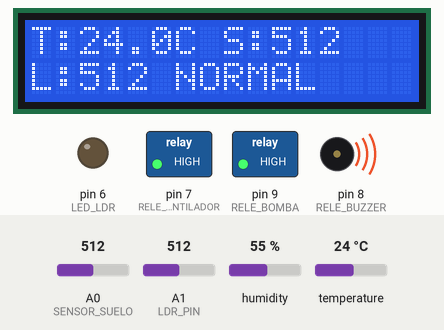
Recording of a sketch running on a simulated Arduino Uno, built with avr-gcc and run on an emulated ATmega328P. Shown: 16×2 character LCD, switched loads named in the sketch (green lamp = pin HIGH), output pins drawn as LEDs (lit = HIGH), buzzer (waves = sounding, pin HIGH). Inputs (shaded band) come from the test bench; at power-on: temperature 24 °C, A0 (SENSOR_SUELO) = 512, A1 (LDR_PIN) = 512, humidity 55 %. What the sketch prints to the serial monitor is not drawn.

Above: at 3.2 s.
3.3 s: temperature set to 20.3 °C
At 5.4 s:
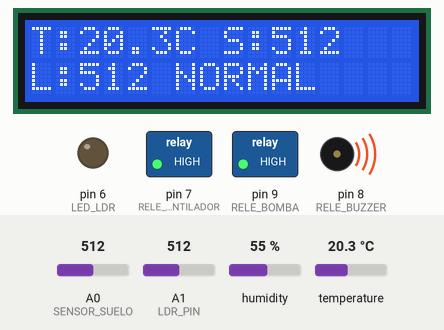
5.9 s: temperature set to 19.1 °C
At 8.2 s:
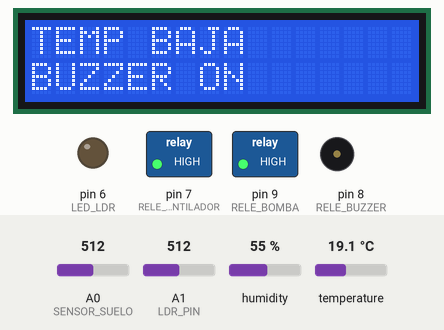
10.9 s: A0 (SENSOR_SUELO) set to 690
At 12.1 s:
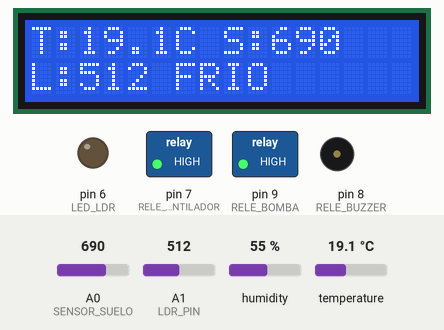
12.4 s: A0 (SENSOR_SUELO) set to 708
At 13.8 s:
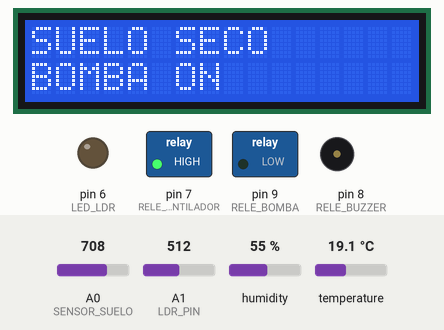
16.5 s: A1 (LDR_PIN) set to 72
At 17.5 s:
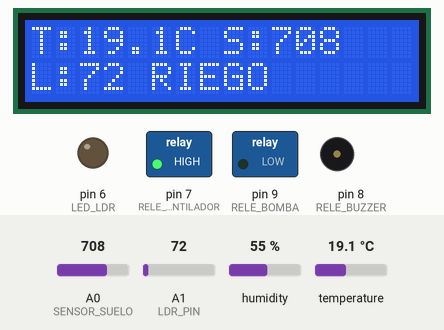
18.1 s: A1 (LDR_PIN) set to 62
At 19.6 s:
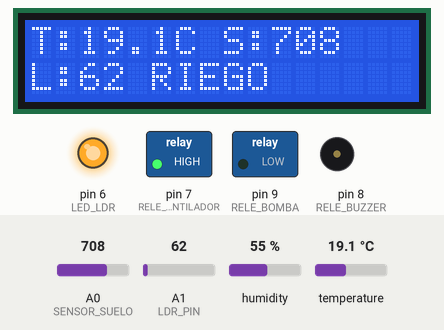
Timing chart, 0 to 20.7 s (numbered marks = the images above; inputs shaded):
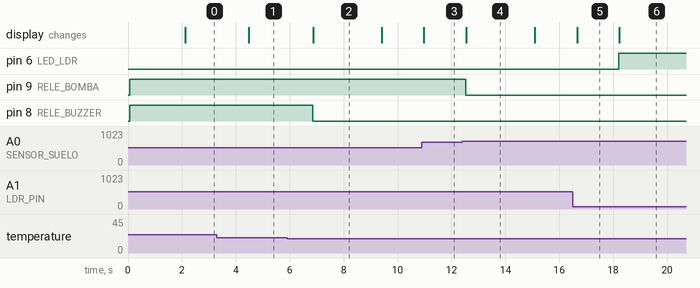

Measured:
- the behaviour switches between 20 and 19.9 °C on temperature (found by bisection; images 1 and 2)
- the behaviour switches between 700 and 701 on A0 (SENSOR_SUELO) (found by bisection; images 3 and 4)
- the behaviour switches between 66 and 65 on A1 (LDR_PIN) (found by bisection; images 5 and 6)
- after the input at 3.3 s, the display: changes after 1.2 s (image 1)
- after the input at 5.9 s, pin 8 (RELE_BUZZER): HIGH → LOW after 0.96 s; the display: changes after 0.98 s (image 2)
- after the input at 10.9 s, the display: changes after 0.07 s (image 3)
- after the input at 12.4 s, pin 9 (RELE_BOMBA): HIGH → LOW after 0.12 s; the display: changes after 0.14 s (image 4)
- after the input at 16.5 s, the display: changes after 0.16 s (image 5)
- after the input at 18.1 s, pin 6 (LED_LDR): LOW → HIGH after 0.10 s; the display: changes after 0.12 s (image 6)

The sketch:

AutoGreen.ino
```cpp
// LIBRERIAS
#include <Wire.h>                // Comunicación I2C
#include <LiquidCrystal_I2C.h>   // LCD con módulo I2C
#include <DHT.h>                 // Sensor DHT22


// DEFINICION DE PINES
#define DHTPIN 2            // Pin de datos del DHT22
#define DHTTYPE DHT22       // Tipo de sensor
#define SENSOR_SUELO A0     // Pin analógico del sensor de suelo
#define LDR_PIN A1          // Pin analógico de la LDR
#define LED_LDR 6           // LED que se enciende por baja luz
#define RELE_VENTILADOR 7   // Relé del ventilador
#define RELE_BUZZER 8       // Relé del buzzer
#define RELE_BOMBA 9        // Relé de la bomba


// OBJETOS
DHT dht(DHTPIN, DHTTYPE);                // Crear objeto DHT
LiquidCrystal_I2C lcd(0x27, 16, 2);      // LCD I2C 16x2


// VARIABLES DE CONFIGURACION

// Umbral de temperatura baja
float tempFrio = 20.0;

// Umbral de temperatura alta
float tempCalor = 28.0;

// Si el valor del suelo supera este umbral, se considera seco
int sueloSeco = 700;

// Si el valor de la LDR es menor o igual a este número, se considera baja luz
int umbralBajaLuz = 65;

bool buzzerPorBajaLuz = true;
bool releActivoEnLOW = true;


// VARIABLES PARA LA LCD
// Tiempo durante el cual se mostrará una pantalla de evento
unsigned long duracionEvento = 2500;

// Variable para controlar hasta cuándo se muestra el evento
unsigned long mostrarEventoHasta = 0;


// ENUMERACION DE EVENTOS
enum EventoSistema {
  SIN_EVENTO,
  EVENTO_SUELO_SECO,
  EVENTO_TEMP_ALTA,
  EVENTO_TEMP_BAJA,
  EVENTO_BAJA_LUZ
};

// Variables para controlar eventos
EventoSistema eventoActual = SIN_EVENTO;
EventoSistema ultimoEventoMostrado = SIN_EVENTO;


// FUNCIONES AUXILIARES PARA RELÉS
// Función para encender un relé
void encenderRele(int pin) {
  if (releActivoEnLOW) {
    digitalWrite(pin, LOW);   // En módulos activos en LOW, LOW enciende
  } else {
    digitalWrite(pin, HIGH);  // Si no, HIGH enciende
  }
}

// Función para apagar un relé
void apagarRele(int pin) {
  if (releActivoEnLOW) {
    digitalWrite(pin, HIGH);  // En módulos activos en LOW, HIGH apaga
  } else {
    digitalWrite(pin, LOW);   // Si no, LOW apaga
  }
}


// FUNCION PARA MOSTRAR LA PANTALLA PRINCIPAL
void mostrarPantallaPrincipal(float temp, int suelo, int luz, const char* estadoGeneral) {
  lcd.setCursor(0, 0);
  lcd.print("T:");
  lcd.print(temp, 1);   // Temperatura con 1 decimal
  lcd.print("C S:");
  lcd.print(suelo);
  lcd.print("   ");     // Espacios para limpiar sobrantes

  lcd.setCursor(0, 1);
  lcd.print("L:");
  lcd.print(luz);
  lcd.print(" ");
  lcd.print(estadoGeneral);
  lcd.print("       "); // Espacios para limpiar sobrantes
}


// FUNCION PARA MOSTRAR EVENTOS
void mostrarPantallaEvento(EventoSistema evento) {
  lcd.clear();

  switch (evento) {
    case EVENTO_SUELO_SECO:
      lcd.setCursor(0, 0);
      lcd.print("SUELO SECO");
      lcd.setCursor(0, 1);
      lcd.print("BOMBA ON");
      break;

    case EVENTO_TEMP_ALTA:
      lcd.setCursor(0, 0);
      lcd.print("TEMP ALTA");
      lcd.setCursor(0, 1);
      lcd.print("VENTILADOR ON");
      break;

    case EVENTO_TEMP_BAJA:
      lcd.setCursor(0, 0);
      lcd.print("TEMP BAJA");
      lcd.setCursor(0, 1);
      lcd.print("BUZZER ON");
      break;

    case EVENTO_BAJA_LUZ:
      lcd.setCursor(0, 0);
      lcd.print("BAJA LUZ");
      lcd.setCursor(0, 1);
      lcd.print("LED ENCENDIDO");
      break;

    default:
      break;
  }
}


// SETUP
void setup() {
  // Iniciar comunicación serial
  Serial.begin(9600);

  // Iniciar sensor DHT22
  dht.begin();

  // Iniciar LCD
  lcd.init();
  lcd.backlight();

  // Configurar pines como salida
  pinMode(LED_LDR, OUTPUT);
  pinMode(RELE_VENTILADOR, OUTPUT);
  pinMode(RELE_BUZZER, OUTPUT);
  pinMode(RELE_BOMBA, OUTPUT);

  // Apagar LED al inicio
  digitalWrite(LED_LDR, LOW);

  // Apagar todos los relés al inicio
  apagarRele(RELE_VENTILADOR);
  apagarRele(RELE_BUZZER);
  apagarRele(RELE_BOMBA);

  // Mensaje de bienvenida
  lcd.setCursor(0, 0);
  lcd.print("AutoGreen");
  lcd.setCursor(0, 1);
  lcd.print("Iniciando...");
  delay(2000);

  // Limpiar LCD
  lcd.clear();
}


// LOOP PRINCIPAL
void loop() {

  // LECTURA DE SENSORES
  float temp = dht.readTemperature();    // Leer temperatura
  float hum = dht.readHumidity();        // Leer humedad ambiente
  int suelo = analogRead(SENSOR_SUELO);  // Leer humedad del suelo
  int luz = analogRead(LDR_PIN);         // Leer luz

  // Validar lectura del DHT22
  if (isnan(temp) || isnan(hum)) {
    lcd.clear();
    lcd.setCursor(0, 0);
    lcd.print("ERROR DHT22");
    lcd.setCursor(0, 1);
    lcd.print("Revise sensor");

    Serial.println("Error leyendo el DHT22");
    delay(1000);
    return;
  }

  // VARIABLES DE ESTADO
  bool ventiladorON = false;
  bool buzzerON = false;
  bool bombaON = false;
  bool ledON = false;


  // LOGICA DE LA BOMBA=
  if (suelo > sueloSeco) {
    encenderRele(RELE_BOMBA);
    bombaON = true;
  } else {
    apagarRele(RELE_BOMBA);
    bombaON = false;
  }


  // LOGICA DE TEMPERATURA
  if (temp < tempFrio) {
    // Hace frío → buzzer ON, ventilador OFF
    apagarRele(RELE_VENTILADOR);
    encenderRele(RELE_BUZZER);

    ventiladorON = false;
    buzzerON = true;
  }
  else if (temp >= tempCalor) {
    // Hace calor → ventilador ON, buzzer OFF
    encenderRele(RELE_VENTILADOR);
    apagarRele(RELE_BUZZER);

    ventiladorON = true;
    buzzerON = false;
  }
  else {
    // Temperatura normal → ambos apagados
    apagarRele(RELE_VENTILADOR);
    apagarRele(RELE_BUZZER);

    ventiladorON = false;
    buzzerON = false;
  }


  // LOGICA DE LUZ
  if (luz <= umbralBajaLuz) {
    digitalWrite(LED_LDR, HIGH);
    ledON = true;

    // Si se desea alerta también por baja luz
    if (buzzerPorBajaLuz) {
      encenderRele(RELE_BUZZER);
      buzzerON = true;
    }
  } else {
    digitalWrite(LED_LDR, LOW);
    ledON = false;
  }


  // DETERMINAR EVENTO CON PRIORIDAD
  eventoActual = SIN_EVENTO;

  if (bombaON) {
    eventoActual = EVENTO_SUELO_SECO;
  }
  else if (ventiladorON) {
    eventoActual = EVENTO_TEMP_ALTA;
  }
  else if (temp < tempFrio) {
    eventoActual = EVENTO_TEMP_BAJA;
  }
  else if (ledON) {
    eventoActual = EVENTO_BAJA_LUZ;
  }


  // ESTADO GENERAL
  const char* estadoGeneral = "NORMAL";

  if (bombaON) {
    estadoGeneral = "RIEGO";
  }
  else if (ventiladorON) {
    estadoGeneral = "CALOR";
  }
  else if (temp < tempFrio) {
    estadoGeneral = "FRIO";
  }
  else if (ledON) {
    estadoGeneral = "B.LUZ";
  }


  // MANEJO DE PANTALLA LCD
  unsigned long tiempoActual = millis();

  // Mostrar evento si es nuevo y no hay otro mostrándose
  if (eventoActual != SIN_EVENTO &&
      eventoActual != ultimoEventoMostrado &&
      tiempoActual >= mostrarEventoHasta) {

    mostrarPantallaEvento(eventoActual);
    ultimoEventoMostrado = eventoActual;
    mostrarEventoHasta = tiempoActual + duracionEvento;
  }
  // Si todavía sigue el tiempo del evento, no hacer nada
  else if (tiempoActual < mostrarEventoHasta) {
    // Se mantiene la pantalla del evento
  }
  // Si no hay evento, mostrar principal
  else {
    mostrarPantallaPrincipal(temp, suelo, luz, estadoGeneral);

    // Si ya no hay evento, se libera para uno nuevo
    if (eventoActual == SIN_EVENTO) {
      ultimoEventoMostrado = SIN_EVENTO;
    }
  }


  // MONITOR SERIAL
  Serial.print("Temp: ");
  Serial.print(temp);
  Serial.print(" C | Humedad: ");
  Serial.print(hum);
  Serial.print("% | Suelo: ");
  Serial.print(suelo);
  Serial.print(" | Luz: ");
  Serial.print(luz);
  Serial.print(" | Vent: ");
  Serial.print(ventiladorON ? "ON" : "OFF");
  Serial.print(" | Buzzer: ");
  Serial.print(buzzerON ? "ON" : "OFF");
  Serial.print(" | Bomba: ");
  Serial.print(bombaON ? "ON" : "OFF");
  Serial.print(" | LED: ");
  Serial.print(ledON ? "ON" : "OFF");
  Serial.print(" | Estado: ");
  Serial.println(estadoGeneral);

  delay(300);
}
```
